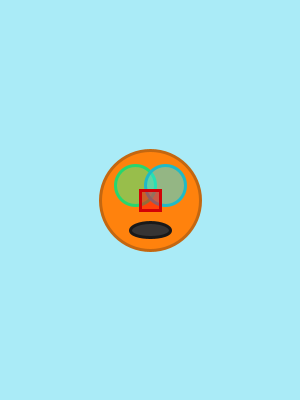
Frame 1 (no input)
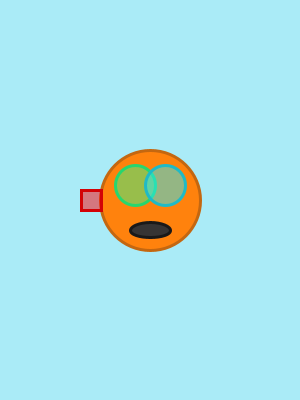
Frame 60 (the mouse pressed at the canvas centre just before this capture)
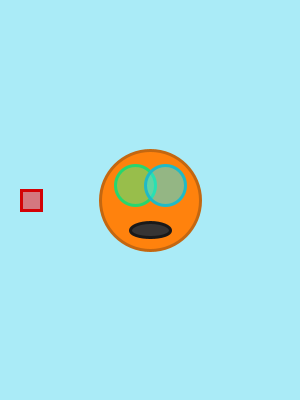
Frame 120 (the mouse held since frame 60 and released just before this capture)

The Processing sketch that drew these frames (run headless with seeded random() and noise(); from frame 60 on, the mouse is pressed at the canvas centre):

// Processing sketch: assignment_05_mission_05
// ── assignment_05_mission_05.pde
int xNose = 140;
int NoseSpd = -1;

void setup() {
 size (300,400);
 background (#AAEBF7);
}

void draw() {
  
 background (#AAEBF7);
 strokeWeight(3);
  
 // Head
 fill(#FF820D);
 stroke(#C46710);
 ellipse(150,200,100,100); 
 
 // Eyes
 // Left Eye (Green)
 fill(#30FA89,127);
 stroke(#27D66E);
 ellipse(135,185,40,40);
 // Right Eye (Blue)
 fill(#28EAFA,127);
 stroke(#20BAC6);
 ellipse(165,185,40,40);
 
 // Nose
 fill(#FF0307,127);
 stroke(#D30206);
 rect(xNose,190,20,20);
 
 // Mouth
 fill(#363434);
 stroke(#1A1919);
 ellipse(150,230,40,15);
 
 // Movement
 xNose += NoseSpd;
 
}
